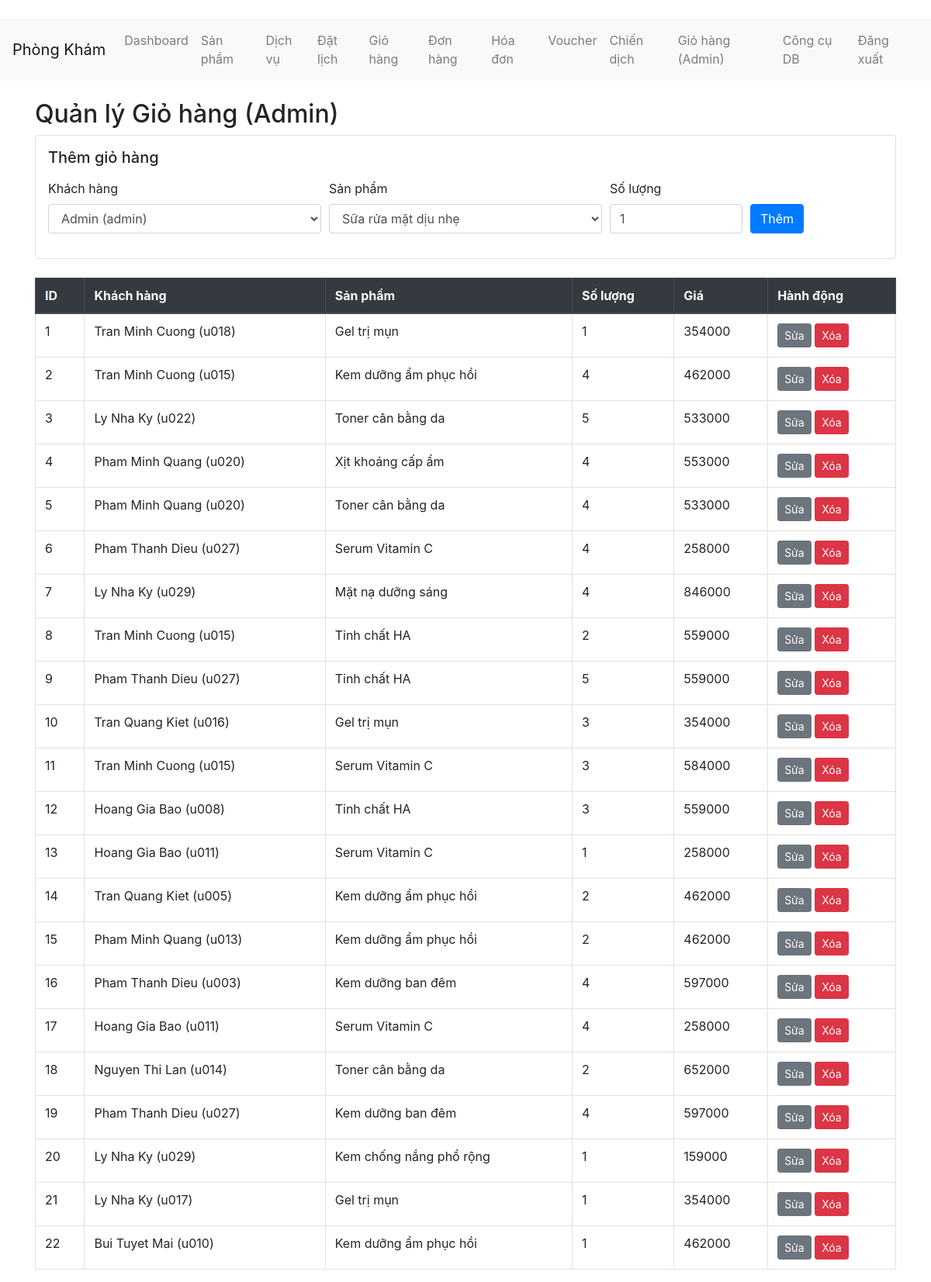
Page /admin/carts (signed in) on the committed database.
### tables this page shows
CREATE TABLE carts (stt INTEGER PRIMARY KEY, iduser TEXT, idp INTEGER, quanlity INTEGER);

CREATE TABLE users (iduser TEXT PRIMARY KEY, name TEXT, birth TEXT, gender TEXT, address TEXT, phone TEXT, email TEXT, pass TEXT, point INTEGER, dateregist TEXT);

CREATE TABLE products (idp INTEGER PRIMARY KEY, namep TEXT, newprice TEXT, oldprice TEXT, descr TEXT, typep INTEGER, idbrand INTEGER, img TEXT, hide INTEGER);

### app.py (the view)
@app.route("/admin/carts")
def admin_carts():
    if session.get("role") != "admin":
        return redirect(url_for("login"))
    conn = get_conn()
    rows = conn.execute(
        """
        SELECT c.stt, c.iduser, u.name AS user_name, c.idp, p.namep AS product_name,
               c.quanlity, p.newprice
        FROM carts c
        LEFT JOIN users u ON c.iduser = u.iduser
        LEFT JOIN products p ON c.idp = p.idp
        ORDER BY c.stt
        """
    ).fetchall()
    users = conn.execute("SELECT iduser, name FROM users ORDER BY name").fetchall()
    products = conn.execute("SELECT idp, namep FROM products ORDER BY idp").fetchall()
    conn.close()
    return render_template(
        "admin_carts.html",
        carts=[dict(r) for r in rows],
        users=[dict(r) for r in users],
        products=[dict(r) for r in products],
    )

### app.py (called while the page is built)
def get_conn() -> sqlite3.Connection:
    conn = sqlite3.connect(DB_PATH)
    conn.row_factory = sqlite3.Row
    conn.execute("PRAGMA foreign_keys = ON")
    return conn

### template/admin_carts.html (shortened to what this page needs)
﻿{% extends "base.html" %}
{% block content %}
<h2>Quản lý Giỏ hàng (Admin)</h2>
<form class="border rounded p-3 mb-4" method="post" action="{{ url_for('admin_carts_add') }}">
  <h5 class="mb-3">Thêm giỏ hàng</h5>
  <div class="form-row">
    <div class="form-group col-md-4">
      <label>Khách hàng</label>
      <select class="form-control" name="iduser" required>
        {% for user in users %}
          <option value="{{ user['iduser'] }}">{{ user['name'] }} ({{ user['iduser'] }})</option>
        {% endfor %}
      </select>
    </div>
    <div class="form-group col-md-4">
      <label>Sản phẩm</label>
      <select class="form-control" name="idp" required>
        {% for product in products %}
          <option value="{{ product['idp'] }}">{{ product['namep'] }}</option>
        {% endfor %}
      </select>
    </div>
    <div class="form-group col-md-2">
      <label>Số lượng</label>
      <input class="form-control" name="quanlity" type="number" min="1" value="1">
    </div>
    <div class="form-group col-md-2 align-self-end">
      <button class="btn btn-primary" type="submit">Thêm</button>
    </div>
  </div>
</form>
<table class="table table-bordered">
  <thead class="thead-dark">
    <tr>
      <th>ID</th>
      <th>Khách hàng</th>
      <th>Sản phẩm</th>
      <th>Số lượng</th>
      <th>Giá</th>
      <th>Hành động</th>
    </tr>
  </thead>
  <tbody>
    {% for cart in carts %}
    <tr>
      <td>{{ cart['stt'] }}</td>
      <td>{{ cart['user_name'] }} ({{ cart['iduser'] }})</td>
      <td>{{ cart['product_name'] }}</td>
      <td>{{ cart['quanlity'] }}</td>
      <td>{{ cart['newprice'] }}</td>
      <td>
        <button class="btn btn-sm btn-secondary" data-toggle="collapse" data-target="#edit-{{ cart['stt'] }}">Sửa</button>
        <form class="d-inline" method="post" action="{{ url_for('admin_carts_delete', stt=cart['stt']) }}">
          <button class="btn btn-sm btn-danger" type="submit">Xóa</button>
        </form>
      </td>
    </tr>
    {% endfor %}
  </tbody>
</table>
{% endblock %}

### rows in the picture
carts: stt "1", user_name "Tran Minh Cuong", iduser "u018", product_name "Gel trị mụn", quanlity "1", newprice "354000"
carts: stt "2", user_name "Tran Minh Cuong", iduser "u015", product_name "Kem dưỡng ẩm phục hồi", quanlity "4", newprice "462000"
carts: stt "3", user_name "Ly Nha Ky", iduser "u022", product_name "Toner cân bằng da", quanlity "5", newprice "533000"
carts: stt "4", user_name "Pham Minh Quang", iduser "u020", product_name "Xịt khoáng cấp ẩm", quanlity "4", newprice "553000"
carts: stt "5", user_name "Pham Minh Quang", iduser "u020", product_name "Toner cân bằng da", quanlity "4", newprice "533000"
carts: stt "6", user_name "Pham Thanh Dieu", iduser "u027", product_name "Serum Vitamin C", quanlity "4", newprice "258000"
carts: stt "7", user_name "Ly Nha Ky", iduser "u029", product_name "Mặt nạ dưỡng sáng", quanlity "4", newprice "846000"
carts: stt "8", user_name "Tran Minh Cuong", iduser "u015", product_name "Tinh chất HA", quanlity "2", newprice "559000"
carts: stt "9", user_name "Pham Thanh Dieu", iduser "u027", product_name "Tinh chất HA", quanlity "5", newprice "559000"
carts: stt "10", user_name "Tran Quang Kiet", iduser "u016", product_name "Gel trị mụn", quanlity "3", newprice "354000"
carts: stt "11", user_name "Tran Minh Cuong", iduser "u015", product_name "Serum Vitamin C", quanlity "3", newprice "584000"
carts: stt "12", user_name "Hoang Gia Bao", iduser "u008", product_name "Tinh chất HA", quanlity "3", newprice "559000"
carts: stt "13", user_name "Hoang Gia Bao", iduser "u011", product_name "Serum Vitamin C", quanlity "1", newprice "258000"
carts: stt "14", user_name "Tran Quang Kiet", iduser "u005", product_name "Kem dưỡng ẩm phục hồi", quanlity "2", newprice "462000"
carts: stt "15", user_name "Pham Minh Quang", iduser "u013", product_name "Kem dưỡng ẩm phục hồi", quanlity "2", newprice "462000"
carts: stt "16", user_name "Pham Thanh Dieu", iduser "u003", product_name "Kem dưỡng ban đêm", quanlity "4", newprice "597000"
carts: stt "17", user_name "Hoang Gia Bao", iduser "u011", product_name "Serum Vitamin C", quanlity "4", newprice "258000"
carts: stt "18", user_name "Nguyen Thi Lan", iduser "u014", product_name "Toner cân bằng da", quanlity "2", newprice "652000"
carts: stt "19", user_name "Pham Thanh Dieu", iduser "u027", product_name "Kem dưỡng ban đêm", quanlity "4", newprice "597000"
carts: stt "20", user_name "Ly Nha Ky", iduser "u029", product_name "Kem chống nắng phổ rộng", quanlity "1", newprice "159000"

### other values in the picture
form field iduser "Admin (admin)"
form field idp "Sữa rửa mặt dịu nhẹ"
